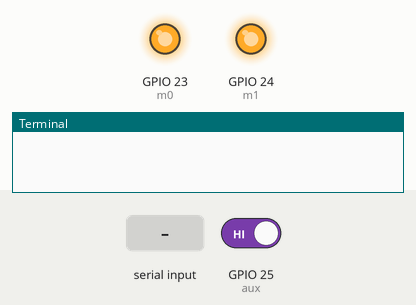
Recording of a program running on a simulated Raspberry Pi (BCM pin numbers). On the bench: output pins drawn as LEDs (lit = HIGH), the last lines printed to the terminal. Inputs (shaded band) come from the test bench; at power-on: GPIO 25 (aux) HIGH. At 9.9 s the program stops and its outputs stay as they are.

Above: at 1.2 s.
1.3 s: GPIO 25 (aux) driven LOW
4.7 s: "1" received over the second serial link
6.7 s: GPIO 25 (aux) driven HIGH
At 11.0 s:
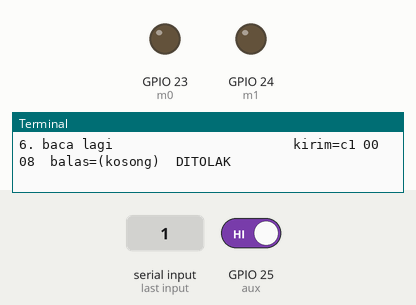
Timing chart, 0 to 11.4 s (numbered marks = the images above; inputs shaded):
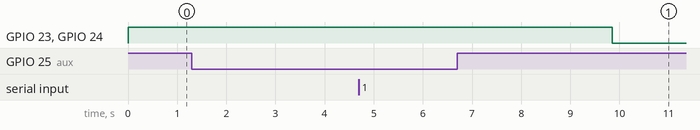

The program:

lora_diag.py
```python
#!/usr/bin/env python3
"""Diagnosa tulis register E220: cari perintah/register mana yang ditolak (FF FF FF).

Wiring sama dengan main.py. Hentikan main.py dulu sebelum menjalankan ini.
Jalankan:  python3 lora_diag.py
"""

import time

import serial
from gpiozero import DigitalInputDevice, DigitalOutputDevice

m0 = DigitalOutputDevice(23)
m1 = DigitalOutputDevice(24)
aux = DigitalInputDevice(25, pull_up=None, active_state=True)


def tunggu_aux(timeout=2.0):
    t0 = time.monotonic()
    while not aux.value:
        if time.monotonic() - t0 > timeout:
            print("  (AUX timeout)")
            return
        time.sleep(0.001)
    time.sleep(0.05)


def kirim(ser, label, cmd):
    tunggu_aux()
    ser.reset_input_buffer()
    ser.write(cmd)
    resp = ser.read(3 + cmd[2])
    status = "OK" if resp[:1] == b"\xC1" else "DITOLAK"
    print(f"{label:<34} kirim={cmd.hex(' ')}  balas={resp.hex(' ') or '(kosong)'}  {status}")


with serial.Serial("/dev/serial0", 9600, timeout=1) as ser:
    m0.value, m1.value = 1, 1
    time.sleep(0.1)
    tunggu_aux()

    # Semua pakai C2 (sementara, hilang saat modul mati) supaya aman dicoba
    kirim(ser, "1. baca 8 register", bytes([0xC1, 0x00, 0x08]))
    kirim(ser, "2. tulis ulang nilai sekarang", bytes([0xC2, 0x00, 0x06, 0x00, 0x00, 0x62, 0x00, 0x41, 0x03]))
    kirim(ser, "3. REG1 saja -> 0x00 (22 dBm)", bytes([0xC2, 0x03, 0x01, 0x00]))
    kirim(ser, "4. REG2 saja -> 0x41 (ch 65 / 915.125 MHz)", bytes([0xC2, 0x04, 0x01, 0x41]))
    kirim(ser, "5. 8 byte lengkap (plus CRYPT)", bytes([0xC2, 0x00, 0x08, 0x00, 0x00, 0x62, 0x00, 0x41, 0x03, 0x00, 0x00]))
    kirim(ser, "6. baca lagi", bytes([0xC1, 0x00, 0x08]))

    m0.value, m1.value = 0, 0
```

Measured:
- after the input at 6.7 s, GPIO 23 (m0), GPIO 24 (m1): HIGH → LOW after 3.2 s
